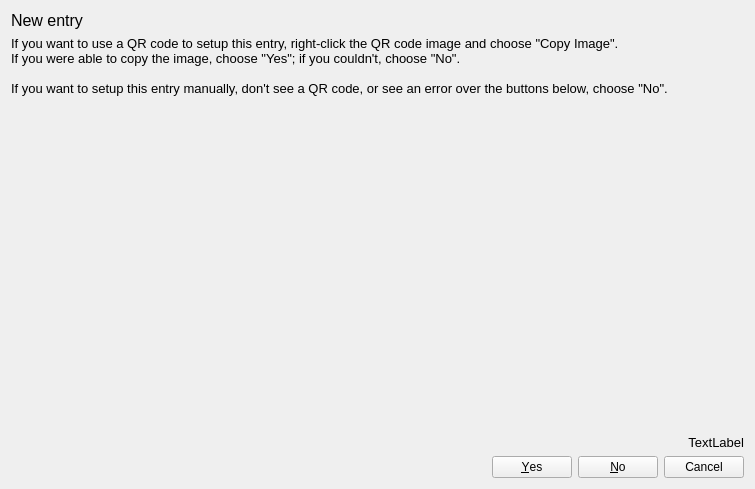
<?xml version="1.0" encoding="UTF-8"?>
<ui version="4.0">
 <class>Tab</class>
 <widget class="QWidget" name="Tab">
  <property name="geometry">
   <rect>
    <x>0</x>
    <y>0</y>
    <width>755</width>
    <height>489</height>
   </rect>
  </property>
  <property name="windowTitle">
   <string>Form</string>
  </property>
  <layout class="QVBoxLayout" name="verticalLayout_2">
   <item>
    <widget class="QStackedWidget" name="pages">
     <property name="currentIndex">
      <number>3</number>
     </property>
     <widget class="QWidget" name="main_pw">
      <layout class="QHBoxLayout" name="horizontalLayout">
       <item>
        <widget class="QWidget" name="verticalWidget" native="true">
         <property name="sizePolicy">
          <sizepolicy hsizetype="Preferred" vsizetype="Fixed">
           <horstretch>0</horstretch>
           <verstretch>0</verstretch>
          </sizepolicy>
         </property>
         <property name="maximumSize">
          <size>
           <width>500</width>
           <height>16777215</height>
          </size>
         </property>
         <layout class="QVBoxLayout" name="verticalLayout_5">
          <item>
           <widget class="QLabel" name="label_10">
            <property name="sizePolicy">
             <sizepolicy hsizetype="Preferred" vsizetype="Fixed">
              <horstretch>0</horstretch>
              <verstretch>0</verstretch>
             </sizepolicy>
            </property>
            <property name="font">
             <font>
              <pointsize>10</pointsize>
             </font>
            </property>
            <property name="text">
             <string>Enter password:</string>
            </property>
           </widget>
          </item>
          <item>
           <widget class="QLineEdit" name="pw_edit">
            <property name="echoMode">
             <enum>QLineEdit::EchoMode::Password</enum>
            </property>
           </widget>
          </item>
          <item>
           <widget class="QLabel" name="pw_error">
            <property name="font">
             <font>
              <pointsize>10</pointsize>
             </font>
            </property>
            <property name="text">
             <string/>
            </property>
            <property name="wordWrap">
             <bool>true</bool>
            </property>
           </widget>
          </item>
          <item>
           <widget class="QDialogButtonBox" name="pw_bts">
            <property name="standardButtons">
             <set>QDialogButtonBox::StandardButton::Cancel|QDialogButtonBox::StandardButton::Ok</set>
            </property>
           </widget>
          </item>
         </layout>
        </widget>
       </item>
      </layout>
     </widget>
     <widget class="QWidget" name="main_page">
      <layout class="QVBoxLayout" name="verticalLayout">
       <property name="leftMargin">
        <number>0</number>
       </property>
       <property name="topMargin">
        <number>0</number>
       </property>
       <property name="rightMargin">
        <number>0</number>
       </property>
       <property name="bottomMargin">
        <number>0</number>
       </property>
       <item>
        <widget class="QTableWidget" name="table_widget">
         <property name="font">
          <font>
           <pointsize>10</pointsize>
          </font>
         </property>
         <property name="styleSheet">
          <string notr="true"/>
         </property>
         <property name="columnCount">
          <number>3</number>
         </property>
         <column>
          <property name="text">
           <string>Name</string>
          </property>
          <property name="font">
           <font>
            <pointsize>10</pointsize>
           </font>
          </property>
         </column>
         <column>
          <property name="text">
           <string>OTP</string>
          </property>
          <property name="font">
           <font>
            <pointsize>10</pointsize>
           </font>
          </property>
         </column>
         <column>
          <property name="text">
           <string/>
          </property>
         </column>
        </widget>
       </item>
      </layout>
     </widget>
     <widget class="QWidget" name="edit_page">
      <layout class="QVBoxLayout" name="verticalLayout_3">
       <property name="leftMargin">
        <number>0</number>
       </property>
       <property name="topMargin">
        <number>0</number>
       </property>
       <property name="rightMargin">
        <number>0</number>
       </property>
       <property name="bottomMargin">
        <number>0</number>
       </property>
       <item>
        <widget class="QScrollArea" name="scrollArea">
         <property name="frameShape">
          <enum>QFrame::Shape::NoFrame</enum>
         </property>
         <property name="widgetResizable">
          <bool>true</bool>
         </property>
         <widget class="QWidget" name="scrollAreaWidgetContents">
          <property name="geometry">
           <rect>
            <x>0</x>
            <y>0</y>
            <width>737</width>
            <height>417</height>
           </rect>
          </property>
          <layout class="QVBoxLayout" name="verticalLayout_7">
           <property name="leftMargin">
            <number>0</number>
           </property>
           <property name="topMargin">
            <number>0</number>
           </property>
           <property name="rightMargin">
            <number>0</number>
           </property>
           <property name="bottomMargin">
            <number>0</number>
           </property>
           <item>
            <widget class="QLabel" name="edit_label">
             <property name="sizePolicy">
              <sizepolicy hsizetype="Preferred" vsizetype="Fixed">
               <horstretch>0</horstretch>
               <verstretch>0</verstretch>
              </sizepolicy>
             </property>
             <property name="font">
              <font>
               <pointsize>12</pointsize>
              </font>
             </property>
             <property name="text">
              <string>Edit entry</string>
             </property>
            </widget>
           </item>
           <item>
            <widget class="QWidget" name="gridWidget" native="true">
             <property name="sizePolicy">
              <sizepolicy hsizetype="Preferred" vsizetype="Expanding">
               <horstretch>0</horstretch>
               <verstretch>0</verstretch>
              </sizepolicy>
             </property>
             <layout class="QGridLayout" name="gridLayout">
              <property name="leftMargin">
               <number>0</number>
              </property>
              <property name="topMargin">
               <number>0</number>
              </property>
              <property name="rightMargin">
               <number>0</number>
              </property>
              <property name="bottomMargin">
               <number>0</number>
              </property>
              <item row="1" column="2">
               <widget class="QLineEdit" name="edit_title"/>
              </item>
              <item row="6" column="2">
               <widget class="QLineEdit" name="edit_secret">
                <property name="contextMenuPolicy">
                 <enum>Qt::ContextMenuPolicy::DefaultContextMenu</enum>
                </property>
                <property name="text">
                 <string/>
                </property>
                <property name="echoMode">
                 <enum>QLineEdit::EchoMode::Normal</enum>
                </property>
                <property name="placeholderText">
                 <string>0123 4567 89ab cdef ghij klmn opqr stuv</string>
                </property>
               </widget>
              </item>
              <item row="1" column="0">
               <widget class="QLabel" name="label_2">
                <property name="text">
                 <string>Name:</string>
                </property>
               </widget>
              </item>
              <item row="6" column="0">
               <widget class="QLabel" name="label_3">
                <property name="text">
                 <string>Secret:</string>
                </property>
               </widget>
              </item>
              <item row="7" column="0">
               <widget class="QLabel" name="label_4">
                <property name="sizePolicy">
                 <sizepolicy hsizetype="Preferred" vsizetype="Preferred">
                  <horstretch>0</horstretch>
                  <verstretch>0</verstretch>
                 </sizepolicy>
                </property>
                <property name="text">
                 <string>Notes:</string>
                </property>
                <property name="alignment">
                 <set>Qt::AlignmentFlag::AlignLeading|Qt::AlignmentFlag::AlignLeft|Qt::AlignmentFlag::AlignTop</set>
                </property>
               </widget>
              </item>
              <item row="7" column="2">
               <widget class="QPlainTextEdit" name="edit_notes"/>
              </item>
             </layout>
            </widget>
           </item>
           <item>
            <widget class="Line" name="line">
             <property name="orientation">
              <enum>Qt::Orientation::Horizontal</enum>
             </property>
            </widget>
           </item>
           <item>
            <widget class="QLabel" name="label_12">
             <property name="font">
              <font>
               <pointsize>10</pointsize>
              </font>
             </property>
             <property name="text">
              <string>Advanced</string>
             </property>
            </widget>
           </item>
           <item>
            <widget class="QWidget" name="gridWidget_2" native="true">
             <layout class="QGridLayout" name="gridLayout_2">
              <property name="leftMargin">
               <number>0</number>
              </property>
              <property name="topMargin">
               <number>0</number>
              </property>
              <property name="rightMargin">
               <number>0</number>
              </property>
              <property name="bottomMargin">
               <number>0</number>
              </property>
              <item row="1" column="0">
               <widget class="QLabel" name="label_6">
                <property name="text">
                 <string>Time step:</string>
                </property>
               </widget>
              </item>
              <item row="0" column="1">
               <widget class="QComboBox" name="edit_algo">
                <property name="enabled">
                 <bool>true</bool>
                </property>
                <property name="sizePolicy">
                 <sizepolicy hsizetype="Expanding" vsizetype="Fixed">
                  <horstretch>0</horstretch>
                  <verstretch>0</verstretch>
                 </sizepolicy>
                </property>
                <property name="editable">
                 <bool>false</bool>
                </property>
                <item>
                 <property name="text">
                  <string>SHA1</string>
                 </property>
                </item>
                <item>
                 <property name="text">
                  <string>SHA256</string>
                 </property>
                </item>
                <item>
                 <property name="text">
                  <string>SHA512</string>
                 </property>
                </item>
               </widget>
              </item>
              <item row="1" column="1">
               <widget class="QSpinBox" name="edit_step">
                <property name="suffix">
                 <string> sec</string>
                </property>
                <property name="minimum">
                 <number>1</number>
                </property>
                <property name="maximum">
                 <number>999999999</number>
                </property>
               </widget>
              </item>
              <item row="2" column="1">
               <widget class="QDateTimeEdit" name="edit_origin">
                <property name="dateTime">
                 <datetime>
                  <hour>9</hour>
                  <minute>0</minute>
                  <second>0</second>
                  <year>1969</year>
                  <month>12</month>
                  <day>31</day>
                 </datetime>
                </property>
                <property name="date">
                 <date>
                  <year>1969</year>
                  <month>12</month>
                  <day>31</day>
                 </date>
                </property>
                <property name="time">
                 <time>
                  <hour>9</hour>
                  <minute>0</minute>
                  <second>0</second>
                 </time>
                </property>
                <property name="minimumDateTime">
                 <datetime>
                  <hour>9</hour>
                  <minute>0</minute>
                  <second>0</second>
                  <year>1969</year>
                  <month>12</month>
                  <day>31</day>
                 </datetime>
                </property>
                <property name="minimumDate">
                 <date>
                  <year>1969</year>
                  <month>12</month>
                  <day>31</day>
                 </date>
                </property>
                <property name="minimumTime">
                 <time>
                  <hour>9</hour>
                  <minute>0</minute>
                  <second>0</second>
                 </time>
                </property>
                <property name="displayFormat">
                 <string>M/d/yyyy h:mm:ss</string>
                </property>
                <property name="calendarPopup">
                 <bool>true</bool>
                </property>
                <property name="timeSpec">
                 <enum>Qt::TimeSpec::UTC</enum>
                </property>
               </widget>
              </item>
              <item row="2" column="0">
               <widget class="QLabel" name="label_11">
                <property name="text">
                 <string>Origin time:</string>
                </property>
               </widget>
              </item>
              <item row="0" column="0">
               <widget class="QLabel" name="label_5">
                <property name="text">
                 <string>Algorithm:</string>
                </property>
               </widget>
              </item>
              <item row="3" column="0">
               <widget class="QLabel" name="label_7">
                <property name="text">
                 <string>Code size:</string>
                </property>
               </widget>
              </item>
              <item row="3" column="1">
               <widget class="QSpinBox" name="edit_size">
                <property name="specialValueText">
                 <string/>
                </property>
                <property name="suffix">
                 <string> digits</string>
                </property>
                <property name="minimum">
                 <number>1</number>
                </property>
                <property name="maximum">
                 <number>10</number>
                </property>
               </widget>
              </item>
             </layout>
            </widget>
           </item>
          </layout>
         </widget>
        </widget>
       </item>
       <item>
        <widget class="QLabel" name="edit_error">
         <property name="font">
          <font>
           <pointsize>10</pointsize>
          </font>
         </property>
         <property name="text">
          <string>TextLabel</string>
         </property>
        </widget>
       </item>
       <item>
        <widget class="QDialogButtonBox" name="edit_bts">
         <property name="standardButtons">
          <set>QDialogButtonBox::StandardButton::Cancel|QDialogButtonBox::StandardButton::Save</set>
         </property>
        </widget>
       </item>
      </layout>
     </widget>
     <widget class="QWidget" name="new_page">
      <layout class="QVBoxLayout" name="verticalLayout_4">
       <property name="leftMargin">
        <number>0</number>
       </property>
       <property name="topMargin">
        <number>0</number>
       </property>
       <property name="rightMargin">
        <number>0</number>
       </property>
       <property name="bottomMargin">
        <number>0</number>
       </property>
       <item>
        <widget class="QLabel" name="label_8">
         <property name="sizePolicy">
          <sizepolicy hsizetype="Preferred" vsizetype="Fixed">
           <horstretch>0</horstretch>
           <verstretch>0</verstretch>
          </sizepolicy>
         </property>
         <property name="font">
          <font>
           <pointsize>12</pointsize>
          </font>
         </property>
         <property name="text">
          <string>New entry</string>
         </property>
        </widget>
       </item>
       <item>
        <widget class="QLabel" name="label_9">
         <property name="font">
          <font>
           <pointsize>10</pointsize>
          </font>
         </property>
         <property name="text">
          <string>If you want to use a QR code to setup this entry, right-click the QR code image and choose &quot;Copy Image&quot;.
If you were able to copy the image, choose &quot;Yes&quot;; if you couldn't, choose &quot;No&quot;.

If you want to setup this entry manually, don't see a QR code, or see an error over the buttons below, choose &quot;No&quot;.</string>
         </property>
         <property name="alignment">
          <set>Qt::AlignmentFlag::AlignLeading|Qt::AlignmentFlag::AlignLeft|Qt::AlignmentFlag::AlignTop</set>
         </property>
         <property name="wordWrap">
          <bool>true</bool>
         </property>
        </widget>
       </item>
       <item>
        <widget class="QLabel" name="new_error">
         <property name="sizePolicy">
          <sizepolicy hsizetype="Preferred" vsizetype="Fixed">
           <horstretch>0</horstretch>
           <verstretch>0</verstretch>
          </sizepolicy>
         </property>
         <property name="font">
          <font>
           <pointsize>10</pointsize>
          </font>
         </property>
         <property name="text">
          <string>TextLabel</string>
         </property>
         <property name="alignment">
          <set>Qt::AlignmentFlag::AlignRight|Qt::AlignmentFlag::AlignTrailing|Qt::AlignmentFlag::AlignVCenter</set>
         </property>
        </widget>
       </item>
       <item>
        <widget class="QDialogButtonBox" name="new_bts">
         <property name="styleSheet">
          <string notr="true"/>
         </property>
         <property name="orientation">
          <enum>Qt::Orientation::Horizontal</enum>
         </property>
         <property name="standardButtons">
          <set>QDialogButtonBox::StandardButton::Cancel|QDialogButtonBox::StandardButton::No|QDialogButtonBox::StandardButton::Yes</set>
         </property>
         <property name="centerButtons">
          <bool>false</bool>
         </property>
        </widget>
       </item>
      </layout>
     </widget>
     <widget class="QWidget" name="new_db">
      <layout class="QHBoxLayout" name="horizontalLayout_4">
       <item>
        <widget class="QWidget" name="verticalWidget_2" native="true">
         <property name="sizePolicy">
          <sizepolicy hsizetype="Preferred" vsizetype="Fixed">
           <horstretch>0</horstretch>
           <verstretch>0</verstretch>
          </sizepolicy>
         </property>
         <property name="maximumSize">
          <size>
           <width>500</width>
           <height>16777215</height>
          </size>
         </property>
         <layout class="QVBoxLayout" name="verticalLayout_6">
          <item>
           <widget class="QLabel" name="label_13">
            <property name="sizePolicy">
             <sizepolicy hsizetype="Preferred" vsizetype="Fixed">
              <horstretch>0</horstretch>
              <verstretch>0</verstretch>
             </sizepolicy>
            </property>
            <property name="font">
             <font>
              <pointsize>10</pointsize>
             </font>
            </property>
            <property name="text">
             <string>Enter the new password:</string>
            </property>
           </widget>
          </item>
          <item>
           <widget class="QLineEdit" name="new_pw_1">
            <property name="echoMode">
             <enum>QLineEdit::EchoMode::Password</enum>
            </property>
           </widget>
          </item>
          <item>
           <widget class="QLabel" name="label_14">
            <property name="font">
             <font>
              <pointsize>10</pointsize>
             </font>
            </property>
            <property name="text">
             <string>Enter the password again:</string>
            </property>
           </widget>
          </item>
          <item>
           <widget class="QLineEdit" name="new_pw_2">
            <property name="echoMode">
             <enum>QLineEdit::EchoMode::Password</enum>
            </property>
           </widget>
          </item>
          <item>
           <widget class="QLabel" name="new_error_2">
            <property name="font">
             <font>
              <pointsize>10</pointsize>
             </font>
            </property>
            <property name="text">
             <string/>
            </property>
            <property name="wordWrap">
             <bool>true</bool>
            </property>
           </widget>
          </item>
          <item>
           <widget class="QDialogButtonBox" name="new_bts_2">
            <property name="standardButtons">
             <set>QDialogButtonBox::StandardButton::Cancel|QDialogButtonBox::StandardButton::Ok</set>
            </property>
           </widget>
          </item>
         </layout>
        </widget>
       </item>
      </layout>
     </widget>
    </widget>
   </item>
  </layout>
 </widget>
 <resources/>
 <connections/>
</ui>
